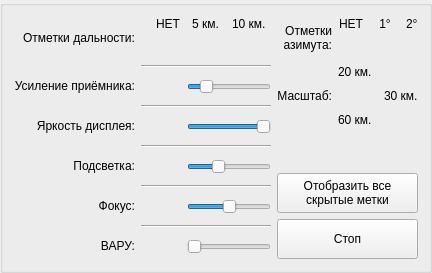
       <widget class="QGroupBox" name="SettingsRightTriangleLocator">
        <property name="sizePolicy">
         <sizepolicy hsizetype="Expanding" vsizetype="Fixed">
          <horstretch>0</horstretch>
          <verstretch>0</verstretch>
         </sizepolicy>
        </property>
        <property name="title">
         <string/>
        </property>
        <layout class="QGridLayout" name="gridLayout_30">
         <item row="0" column="0">
          <layout class="QGridLayout" name="LayoutSettingsRightTriangleLocator">
           <item row="0" column="0">
            <layout class="QGridLayout" name="LayoutSettingsRightTriangleLocatorButton">
             <item row="4" column="0" alignment="Qt::AlignRight|Qt::AlignVCenter">
              <widget class="QLabel" name="LabelRightBrightness">
               <property name="text">
                <string>Яркость дисплея:</string>
               </property>
               <property name="alignment">
                <set>Qt::AlignRight|Qt::AlignTrailing|Qt::AlignVCenter</set>
               </property>
              </widget>
             </item>
             <item row="10" column="0" alignment="Qt::AlignRight|Qt::AlignVCenter">
              <widget class="QLabel" name="LabelRightVARU">
               <property name="text">
                <string>ВАРУ:</string>
               </property>
               <property name="alignment">
                <set>Qt::AlignRight|Qt::AlignTrailing|Qt::AlignVCenter</set>
               </property>
              </widget>
             </item>
             <item row="2" column="0" alignment="Qt::AlignRight|Qt::AlignVCenter">
              <widget class="QLabel" name="LabelRightChangeTrashIntensity">
               <property name="text">
                <string>Усиление приёмника:</string>
               </property>
               <property name="alignment">
                <set>Qt::AlignRight|Qt::AlignTrailing|Qt::AlignVCenter</set>
               </property>
              </widget>
             </item>
             <item row="0" column="1">
              <layout class="QGridLayout" name="LayoutSettingsRightTriangleLocatorRange">
               <item row="0" column="0">
                <layout class="QGridLayout" name="LayoutSettingsRightTriangleLocatorRangeLabels">
                 <item row="0" column="0" alignment="Qt::AlignRight|Qt::AlignVCenter">
                  <widget class="QLabel" name="LabelRightRangeMarksNo">
                   <property name="sizePolicy">
                    <sizepolicy hsizetype="Fixed" vsizetype="Fixed">
                     <horstretch>0</horstretch>
                     <verstretch>0</verstretch>
                    </sizepolicy>
                   </property>
                   <property name="text">
                    <string>НЕТ</string>
                   </property>
                   <property name="alignment">
                    <set>Qt::AlignRight|Qt::AlignTrailing|Qt::AlignVCenter</set>
                   </property>
                  </widget>
                 </item>
                 <item row="0" column="1" alignment="Qt::AlignHCenter|Qt::AlignVCenter">
                  <widget class="QLabel" name="LabelRightRangeMarks5">
                   <property name="sizePolicy">
                    <sizepolicy hsizetype="Fixed" vsizetype="Fixed">
                     <horstretch>0</horstretch>
                     <verstretch>0</verstretch>
                    </sizepolicy>
                   </property>
                   <property name="text">
                    <string>5 км.</string>
                   </property>
                   <property name="alignment">
                    <set>Qt::AlignCenter</set>
                   </property>
                  </widget>
                 </item>
                 <item row="0" column="2" alignment="Qt::AlignLeft|Qt::AlignVCenter">
                  <widget class="QLabel" name="LabelRightRangeMarks10_2">
                   <property name="sizePolicy">
                    <sizepolicy hsizetype="Fixed" vsizetype="Fixed">
                     <horstretch>0</horstretch>
                     <verstretch>0</verstretch>
                    </sizepolicy>
                   </property>
                   <property name="text">
                    <string>10 км.</string>
                   </property>
                  </widget>
                 </item>
                </layout>
               </item>
               <item row="1" column="0" alignment="Qt::AlignHCenter|Qt::AlignVCenter">
                <widget class="QPushButton" name="SelectRightRangeMarks">
                 <property name="cursor">
                  <cursorShape>OpenHandCursor</cursorShape>
                 </property>
                 <property name="focusPolicy">
                  <enum>Qt::TabFocus</enum>
                 </property>
                 <property name="styleSheet">
                  <string notr="true">background-color: rgba(255, 255, 255, 0);</string>
                 </property>
                 <property name="text">
                  <string/>
                 </property>
                 <property name="icon">
                  <iconset>
                   <normaloff>:/buttons/knob</normaloff>:/buttons/knob</iconset>
                 </property>
                 <property name="iconSize">
                  <size>
                   <width>20</width>
                   <height>20</height>
                  </size>
                 </property>
                 <property name="flat">
                  <bool>true</bool>
                 </property>
                </widget>
               </item>
              </layout>
             </item>
             <item row="6" column="0" alignment="Qt::AlignRight|Qt::AlignVCenter">
              <widget class="QLabel" name="LabelRightDisplayLightning">
               <property name="text">
                <string>Подсветка:</string>
               </property>
               <property name="alignment">
                <set>Qt::AlignRight|Qt::AlignTrailing|Qt::AlignVCenter</set>
               </property>
              </widget>
             </item>
             <item row="1" column="1">
              <widget class="Line" name="LineRightSeparatorGroupRange">
               <property name="orientation">
                <enum>Qt::Horizontal</enum>
               </property>
              </widget>
             </item>
             <item row="5" column="1">
              <widget class="Line" name="LineRightSeparatorGroupBrightness">
               <property name="orientation">
                <enum>Qt::Horizontal</enum>
               </property>
              </widget>
             </item>
             <item row="7" column="1">
              <widget class="Line" name="LineRightSeparatorGroupLightning">
               <property name="orientation">
                <enum>Qt::Horizontal</enum>
               </property>
              </widget>
             </item>
             <item row="3" column="1">
              <widget class="Line" name="LineRightSeparatorGroupPassiveTrashIntensity">
               <property name="orientation">
                <enum>Qt::Horizontal</enum>
               </property>
              </widget>
             </item>
             <item row="6" column="1">
              <layout class="QGridLayout" name="LayoutSettingsRightTriangleLocatorLightning" columnstretch="0,3">
               <item row="0" column="0" alignment="Qt::AlignLeft|Qt::AlignVCenter">
                <widget class="QPushButton" name="ChangeRightLightningButton">
                 <property name="sizePolicy">
                  <sizepolicy hsizetype="Fixed" vsizetype="Fixed">
                   <horstretch>0</horstretch>
                   <verstretch>0</verstretch>
                  </sizepolicy>
                 </property>
                 <property name="cursor">
                  <cursorShape>OpenHandCursor</cursorShape>
                 </property>
                 <property name="focusPolicy">
                  <enum>Qt::TabFocus</enum>
                 </property>
                 <property name="styleSheet">
                  <string notr="true">background-color: rgba(255, 255, 255, 0);</string>
                 </property>
                 <property name="text">
                  <string/>
                 </property>
                 <property name="icon">
                  <iconset resource="Common.qrc">
                   <normaloff>:/buttons/reo_knob.png</normaloff>:/buttons/reo_knob.png</iconset>
                 </property>
                 <property name="iconSize">
                  <size>
                   <width>20</width>
                   <height>20</height>
                  </size>
                 </property>
                 <property name="flat">
                  <bool>true</bool>
                 </property>
                </widget>
               </item>
               <item row="0" column="1" alignment="Qt::AlignHCenter|Qt::AlignVCenter">
                <widget class="QSlider" name="ChangeRightLightning">
                 <property name="sizePolicy">
                  <sizepolicy hsizetype="Fixed" vsizetype="Fixed">
                   <horstretch>0</horstretch>
                   <verstretch>0</verstretch>
                  </sizepolicy>
                 </property>
                 <property name="cursor">
                  <cursorShape>OpenHandCursor</cursorShape>
                 </property>
                 <property name="maximum">
                  <number>100</number>
                 </property>
                 <property name="value">
                  <number>35</number>
                 </property>
                 <property name="orientation">
                  <enum>Qt::Horizontal</enum>
                 </property>
                </widget>
               </item>
              </layout>
             </item>
             <item row="10" column="1">
              <layout class="QGridLayout" name="LayoutSettingsRightTriangleLocatorVARU" columnstretch="0,3">
               <item row="0" column="0" alignment="Qt::AlignLeft|Qt::AlignVCenter">
                <widget class="QPushButton" name="ChangeRightVARUButton">
                 <property name="sizePolicy">
                  <sizepolicy hsizetype="Fixed" vsizetype="Fixed">
                   <horstretch>0</horstretch>
                   <verstretch>0</verstretch>
                  </sizepolicy>
                 </property>
                 <property name="cursor">
                  <cursorShape>OpenHandCursor</cursorShape>
                 </property>
                 <property name="focusPolicy">
                  <enum>Qt::TabFocus</enum>
                 </property>
                 <property name="styleSheet">
                  <string notr="true">background-color: rgba(255, 255, 255, 0);</string>
                 </property>
                 <property name="text">
                  <string/>
                 </property>
                 <property name="icon">
                  <iconset resource="Common.qrc">
                   <normaloff>:/buttons/reo_knob.png</normaloff>:/buttons/reo_knob.png</iconset>
                 </property>
                 <property name="iconSize">
                  <size>
                   <width>20</width>
                   <height>20</height>
                  </size>
                 </property>
                 <property name="flat">
                  <bool>true</bool>
                 </property>
                </widget>
               </item>
               <item row="0" column="1" alignment="Qt::AlignHCenter|Qt::AlignVCenter">
                <widget class="QSlider" name="ChangeRightVARU">
                 <property name="sizePolicy">
                  <sizepolicy hsizetype="Fixed" vsizetype="Fixed">
                   <horstretch>0</horstretch>
                   <verstretch>0</verstretch>
                  </sizepolicy>
                 </property>
                 <property name="cursor">
                  <cursorShape>OpenHandCursor</cursorShape>
                 </property>
                 <property name="maximum">
                  <number>200</number>
                 </property>
                 <property name="value">
                  <number>0</number>
                 </property>
                 <property name="orientation">
                  <enum>Qt::Horizontal</enum>
                 </property>
                </widget>
               </item>
              </layout>
             </item>
             <item row="2" column="1">
              <layout class="QGridLayout" name="LayoutSettingsRightTriangleLocatorTrashIntensity" columnstretch="0,0,3">
               <item row="0" column="2" alignment="Qt::AlignHCenter|Qt::AlignVCenter">
                <widget class="QSlider" name="ChangeRightTrashIntensity">
                 <property name="sizePolicy">
                  <sizepolicy hsizetype="Fixed" vsizetype="Fixed">
                   <horstretch>0</horstretch>
                   <verstretch>0</verstretch>
                  </sizepolicy>
                 </property>
                 <property name="cursor">
                  <cursorShape>OpenHandCursor</cursorShape>
                 </property>
                 <property name="maximum">
                  <number>30</number>
                 </property>
                 <property name="value">
                  <number>5</number>
                 </property>
                 <property name="orientation">
                  <enum>Qt::Horizontal</enum>
                 </property>
                </widget>
               </item>
               <item row="0" column="1" alignment="Qt::AlignLeft|Qt::AlignVCenter">
                <widget class="QPushButton" name="ChangeRightTrashIntensityButton">
                 <property name="sizePolicy">
                  <sizepolicy hsizetype="Fixed" vsizetype="Fixed">
                   <horstretch>0</horstretch>
                   <verstretch>0</verstretch>
                  </sizepolicy>
                 </property>
                 <property name="cursor">
                  <cursorShape>OpenHandCursor</cursorShape>
                 </property>
                 <property name="focusPolicy">
                  <enum>Qt::TabFocus</enum>
                 </property>
                 <property name="styleSheet">
                  <string notr="true">background-color: rgba(255, 255, 255, 0);</string>
                 </property>
                 <property name="text">
                  <string/>
                 </property>
                 <property name="icon">
                  <iconset resource="Common.qrc">
                   <normaloff>:/buttons/reo_knob.png</normaloff>:/buttons/reo_knob.png</iconset>
                 </property>
                 <property name="iconSize">
                  <size>
                   <width>20</width>
                   <height>20</height>
                  </size>
                 </property>
                 <property name="flat">
                  <bool>true</bool>
                 </property>
                </widget>
               </item>
              </layout>
             </item>
             <item row="0" column="0" alignment="Qt::AlignRight|Qt::AlignVCenter">
              <widget class="QLabel" name="LabelRightRangeMarks">
               <property name="text">
                <string>Отметки дальности:</string>
               </property>
               <property name="alignment">
                <set>Qt::AlignRight|Qt::AlignTrailing|Qt::AlignVCenter</set>
               </property>
              </widget>
             </item>
             <item row="8" column="1">
              <layout class="QGridLayout" name="LayoutSettingsRightTriangleLocatorFocus" columnstretch="0,3">
               <item row="0" column="1" alignment="Qt::AlignHCenter|Qt::AlignVCenter">
                <widget class="QSlider" name="ChangeRightFocus">
                 <property name="sizePolicy">
                  <sizepolicy hsizetype="Fixed" vsizetype="Fixed">
                   <horstretch>0</horstretch>
                   <verstretch>0</verstretch>
                  </sizepolicy>
                 </property>
                 <property name="cursor">
                  <cursorShape>OpenHandCursor</cursorShape>
                 </property>
                 <property name="minimum">
                  <number>-400</number>
                 </property>
                 <property name="maximum">
                  <number>400</number>
                 </property>
                 <property name="value">
                  <number>0</number>
                 </property>
                 <property name="orientation">
                  <enum>Qt::Horizontal</enum>
                 </property>
                </widget>
               </item>
               <item row="0" column="0" alignment="Qt::AlignLeft|Qt::AlignVCenter">
                <widget class="QPushButton" name="ChangeRightFocusButton">
                 <property name="sizePolicy">
                  <sizepolicy hsizetype="Fixed" vsizetype="Fixed">
                   <horstretch>0</horstretch>
                   <verstretch>0</verstretch>
                  </sizepolicy>
                 </property>
                 <property name="cursor">
                  <cursorShape>OpenHandCursor</cursorShape>
                 </property>
                 <property name="focusPolicy">
                  <enum>Qt::TabFocus</enum>
                 </property>
                 <property name="styleSheet">
                  <string notr="true">background-color: rgba(255, 255, 255, 0);</string>
                 </property>
                 <property name="text">
                  <string/>
                 </property>
                 <property name="icon">
                  <iconset resource="Common.qrc">
                   <normaloff>:/buttons/reo_knob.png</normaloff>:/buttons/reo_knob.png</iconset>
                 </property>
                 <property name="iconSize">
                  <size>
                   <width>20</width>
                   <height>20</height>
                  </size>
                 </property>
                 <property name="flat">
                  <bool>true</bool>
                 </property>
                </widget>
               </item>
              </layout>
             </item>
             <item row="8" column="0" alignment="Qt::AlignRight|Qt::AlignVCenter">
              <widget class="QLabel" name="LabelRightFocus">
               <property name="text">
                <string>Фокус:</string>
               </property>
               <property name="alignment">
                <set>Qt::AlignRight|Qt::AlignTrailing|Qt::AlignVCenter</set>
               </property>
              </widget>
             </item>
             <item row="4" column="1">
              <layout class="QGridLayout" name="LayoutSettingsRightTriangleLocatorBrightness" columnstretch="0,3">
               <item row="0" column="0" alignment="Qt::AlignLeft|Qt::AlignVCenter">
                <widget class="QPushButton" name="ChangeRightBrightnessButton">
                 <property name="sizePolicy">
                  <sizepolicy hsizetype="Fixed" vsizetype="Fixed">
                   <horstretch>0</horstretch>
                   <verstretch>0</verstretch>
                  </sizepolicy>
                 </property>
                 <property name="cursor">
                  <cursorShape>OpenHandCursor</cursorShape>
                 </property>
                 <property name="focusPolicy">
                  <enum>Qt::TabFocus</enum>
                 </property>
                 <property name="styleSheet">
                  <string notr="true">background-color: rgba(255, 255, 255, 0);</string>
                 </property>
                 <property name="text">
                  <string/>
                 </property>
                 <property name="icon">
                  <iconset resource="Common.qrc">
                   <normaloff>:/buttons/reo_knob.png</normaloff>:/buttons/reo_knob.png</iconset>
                 </property>
                 <property name="iconSize">
                  <size>
                   <width>20</width>
                   <height>20</height>
                  </size>
                 </property>
                 <property name="flat">
                  <bool>true</bool>
                 </property>
                </widget>
               </item>
               <item row="0" column="1" alignment="Qt::AlignHCenter|Qt::AlignVCenter">
                <widget class="QSlider" name="ChangeRightBrightness">
                 <property name="sizePolicy">
                  <sizepolicy hsizetype="Fixed" vsizetype="Fixed">
                   <horstretch>0</horstretch>
                   <verstretch>0</verstretch>
                  </sizepolicy>
                 </property>
                 <property name="cursor">
                  <cursorShape>OpenHandCursor</cursorShape>
                 </property>
                 <property name="maximum">
                  <number>100</number>
                 </property>
                 <property name="value">
                  <number>100</number>
                 </property>
                 <property name="orientation">
                  <enum>Qt::Horizontal</enum>
                 </property>
                </widget>
               </item>
              </layout>
             </item>
             <item row="9" column="1">
              <widget class="Line" name="LineRightSeparatorGroupFocus">
               <property name="orientation">
                <enum>Qt::Horizontal</enum>
               </property>
              </widget>
             </item>
            </layout>
           </item>
           <item row="0" column="1">
            <layout class="QGridLayout" name="LayoutSettingsRightTriangleLocatorAdvanced">
             <item row="0" column="0">
              <layout class="QGridLayout" name="LayoutSettingsRightTriangleLocatorScaleUnion">
               <item row="1" column="0" alignment="Qt::AlignRight|Qt::AlignVCenter">
                <widget class="QLabel" name="LabelRightScale">
                 <property name="text">
                  <string>Масштаб:</string>
                 </property>
                 <property name="alignment">
                  <set>Qt::AlignRight|Qt::AlignTrailing|Qt::AlignVCenter</set>
                 </property>
                </widget>
               </item>
               <item row="1" column="1">
                <layout class="QGridLayout" name="LayoutSettingsRightTriangleLocatorScale">
                 <item row="0" column="0" alignment="Qt::AlignLeft|Qt::AlignBottom">
                  <widget class="QLabel" name="LabelRightScale20">
                   <property name="text">
                    <string>20 км.</string>
                   </property>
                   <property name="alignment">
                    <set>Qt::AlignBottom|Qt::AlignLeading|Qt::AlignLeft</set>
                   </property>
                  </widget>
                 </item>
                 <item row="1" column="0">
                  <layout class="QGridLayout" name="LayoutSettingsRightTriangleLocatorLabels" columnstretch="0,3">
                   <item row="0" column="0" alignment="Qt::AlignLeft|Qt::AlignVCenter">
                    <widget class="QPushButton" name="SelectRightScale">
                     <property name="cursor">
                      <cursorShape>OpenHandCursor</cursorShape>
                     </property>
                     <property name="focusPolicy">
                      <enum>Qt::TabFocus</enum>
                     </property>
                     <property name="styleSheet">
                      <string notr="true">background-color: rgba(255, 255, 255, 0);</string>
                     </property>
                     <property name="text">
                      <string/>
                     </property>
                     <property name="icon">
                      <iconset resource="Common.qrc">
                       <normaloff>:/buttons/switch_up.png</normaloff>:/buttons/switch_up.png</iconset>
                     </property>
                     <property name="iconSize">
                      <size>
                       <width>20</width>
                       <height>20</height>
                      </size>
                     </property>
                     <property name="flat">
                      <bool>true</bool>
                     </property>
                    </widget>
                   </item>
                   <item row="0" column="1" alignment="Qt::AlignLeft|Qt::AlignVCenter">
                    <widget class="QLabel" name="LabelRightScale30">
                     <property name="text">
                      <string>30 км.</string>
                     </property>
                    </widget>
                   </item>
                  </layout>
                 </item>
                 <item row="2" column="0" alignment="Qt::AlignLeft|Qt::AlignTop">
                  <widget class="QLabel" name="LabelRightScale60">
                   <property name="text">
                    <string>60 км.</string>
                   </property>
                   <property name="alignment">
                    <set>Qt::AlignLeading|Qt::AlignLeft|Qt::AlignTop</set>
                   </property>
                  </widget>
                 </item>
                </layout>
               </item>
               <item row="0" column="0">
                <widget class="QLabel" name="LabelRightAzimuthMarks">
                 <property name="text">
                  <string>Отметки
азимута:</string>
                 </property>
                 <property name="alignment">
                  <set>Qt::AlignRight|Qt::AlignTrailing|Qt::AlignVCenter</set>
                 </property>
                </widget>
               </item>
               <item row="0" column="1">
                <layout class="QGridLayout" name="gridLayout_25">
                 <item row="1" column="0" alignment="Qt::AlignHCenter|Qt::AlignVCenter">
                  <widget class="QPushButton" name="SelectRightAzimuthMarks">
                   <property name="cursor">
                    <cursorShape>OpenHandCursor</cursorShape>
                   </property>
                   <property name="focusPolicy">
                    <enum>Qt::TabFocus</enum>
                   </property>
                   <property name="styleSheet">
                    <string notr="true">background-color: rgba(255, 255, 255, 0);</string>
                   </property>
                   <property name="text">
                    <string/>
                   </property>
                   <property name="icon">
                    <iconset>
                     <normaloff>:/buttons/knob</normaloff>:/buttons/knob</iconset>
                   </property>
                   <property name="iconSize">
                    <size>
                     <width>20</width>
                     <height>20</height>
                    </size>
                   </property>
                   <property name="flat">
                    <bool>true</bool>
                   </property>
                  </widget>
                 </item>
                 <item row="0" column="0">
                  <layout class="QGridLayout" name="gridLayout_26">
                   <item row="0" column="0" alignment="Qt::AlignRight|Qt::AlignVCenter">
                    <widget class="QLabel" name="LabelRightAzimuthMarksNo_4">
                     <property name="sizePolicy">
                      <sizepolicy hsizetype="Fixed" vsizetype="Fixed">
                       <horstretch>0</horstretch>
                       <verstretch>0</verstretch>
                      </sizepolicy>
                     </property>
                     <property name="text">
                      <string>НЕТ</string>
                     </property>
                     <property name="alignment">
                      <set>Qt::AlignRight|Qt::AlignTrailing|Qt::AlignVCenter</set>
                     </property>
                    </widget>
                   </item>
                   <item row="0" column="1" alignment="Qt::AlignRight|Qt::AlignVCenter">
                    <widget class="QLabel" name="LabelRightAzimuthMarks1">
                     <property name="sizePolicy">
                      <sizepolicy hsizetype="Fixed" vsizetype="Fixed">
                       <horstretch>0</horstretch>
                       <verstretch>0</verstretch>
                      </sizepolicy>
                     </property>
                     <property name="text">
                      <string>1°</string>
                     </property>
                     <property name="alignment">
                      <set>Qt::AlignCenter</set>
                     </property>
                    </widget>
                   </item>
                   <item row="0" column="2" alignment="Qt::AlignRight|Qt::AlignVCenter">
                    <widget class="QLabel" name="LabelRightAzimuthMarks2">
                     <property name="sizePolicy">
                      <sizepolicy hsizetype="Fixed" vsizetype="Fixed">
                       <horstretch>0</horstretch>
                       <verstretch>0</verstretch>
                      </sizepolicy>
                     </property>
                     <property name="text">
                      <string>2°</string>
                     </property>
                    </widget>
                   </item>
                  </layout>
                 </item>
                </layout>
               </item>
              </layout>
             </item>
             <item row="3" column="0">
              <widget class="QPushButton" name="ChangeRightState">
               <property name="sizePolicy">
                <sizepolicy hsizetype="Minimum" vsizetype="Minimum">
                 <horstretch>0</horstretch>
                 <verstretch>0</verstretch>
                </sizepolicy>
               </property>
               <property name="minimumSize">
                <size>
                 <width>0</width>
                 <height>40</height>
                </size>
               </property>
               <property name="cursor">
                <cursorShape>PointingHandCursor</cursorShape>
               </property>
               <property name="text">
                <string>Стоп</string>
               </property>
              </widget>
             </item>
             <item row="2" column="0">
              <widget class="QPushButton" name="ChangeRightViewStateAll">
               <property name="sizePolicy">
                <sizepolicy hsizetype="Minimum" vsizetype="Minimum">
                 <horstretch>0</horstretch>
                 <verstretch>0</verstretch>
                </sizepolicy>
               </property>
               <property name="minimumSize">
                <size>
                 <width>0</width>
                 <height>40</height>
                </size>
               </property>
               <property name="cursor">
                <cursorShape>PointingHandCursor</cursorShape>
               </property>
               <property name="text">
                <string>Отобразить все
скрытые метки</string>
               </property>
              </widget>
             </item>
             <item row="1" column="0">
              <spacer name="verticalSpacer_2">
               <property name="orientation">
                <enum>Qt::Vertical</enum>
               </property>
               <property name="sizeHint" stdset="0">
                <size>
                 <width>20</width>
                 <height>40</height>
                </size>
               </property>
              </spacer>
             </item>
            </layout>
           </item>
          </layout>
         </item>
        </layout>
       </widget>
